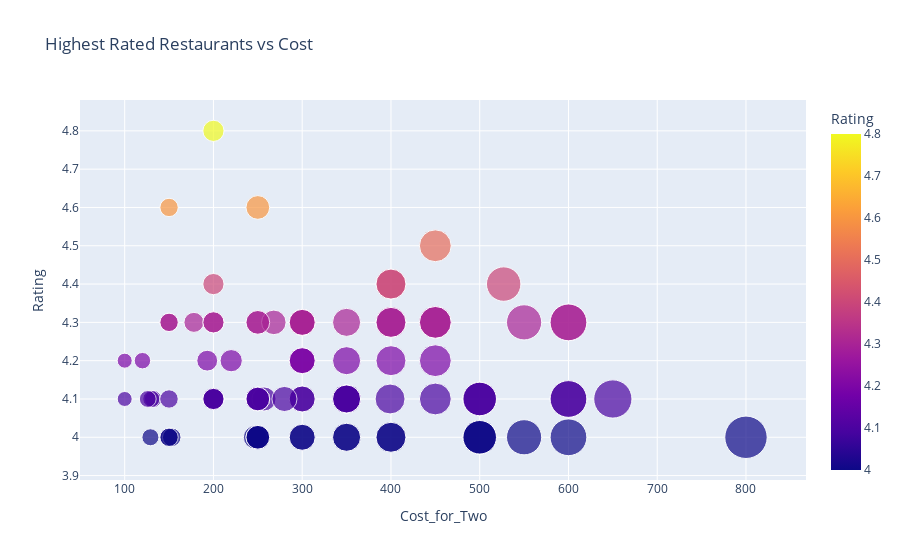

Notebook code cell kept with this figure:
### Code cell
fig = px.scatter(high_rated_restaurants, x='Cost_for_Two', y='Rating',
                 size='Cost_for_Two', color='Rating',size_max=30 ,
                 title='Highest Rated Restaurants vs Cost')
fig.show()

### Figure 1 — Plotly figure (JSON) as saved in the notebook; plotly's stock layout.template omitted (floating-point values rounded to 4 significant figures)
{"data": [{"hovertemplate": "Cost_for_Two=%{marker.size}<br>Rating=%{marker.color}<extra></extra>", "legendgroup": "", "marker": {"color": [4.1, 4.1, 4.2, 4, 4.4, 4.1, 4.2, 4.1, 4.1, 4.1, 4.1, 4.2, 4.1, 4.1, 4.3, 4, 4.1, 4.4, 4.3, 4, 4.3, 4.4, 4.5, 4.6, 4.3, 4.1, 4.1, 4, 4.1, 4, 4.2, 4.2, 4, 4.1, 4, 4.1, 4, 4, 4, 4.3, 4, 4, 4.3, 4.3, 4.3, 4.8, 4.1, 4.2, 4.3, 4, 4.1, 4, 4.2, 4.3, 4.3, 4.4, 4.2, 4.3, 4, 4, 4.6, 4, 4.3, 4.3, 4, 4.1, 4, 4, 4.3, 4.1, 4.1, 4.2, 4.3, 4.1, 4.1, 4.1, 4.1, 4.1, 4.1, 4.1, 4.1, 4.3, 4.2, 4.3, 4.3, 4.3, 4.3, 4.1, 4, 4.3, 4.1], "coloraxis": "coloraxis", "size": [100, 200, 450, 250, 400, 500, 300, 500, 300, 250, 450, 300, 350, 600, 400, 500, 399, 200, 300, 247, 450, 527, 450, 250, 250, 132, 650, 300, 130, 150, 300, 220, 500, 350, 400, 350, 153, 350, 550, 300, 250, 250, 400, 150, 178, 200, 350, 350, 300, 129, 500, 150, 400, 550, 450, 400, 120, 600, 400, 500, 150, 350, 150, 268, 300, 257, 600, 800, 400, 250, 300, 193, 200, 600, 200, 150, 350, 126, 200, 250, 250, 600, 100, 200, 350, 450, 300, 200, 250, 250, 280], "sizemode": "area", "sizeref": 0.8889, "symbol": "circle"}, "mode": "markers", "name": "", "orientation": "v", "showlegend": false, "type": "scatter", "x": [100, 200, 450, 250, 400, 500, 300, 500, 300, 250, 450, 300, 350, 600, 400, 500, 399, 200, 300, 247, 450, 527, 450, 250, 250, 132, 650, 300, 130, 150, 300, 220, 500, 350, 400, 350, 153, 350, 550, 300, 250, 250, 400, 150, 178, 200, 350, 350, 300, 129, 500, 150, 400, 550, 450, 400, 120, 600, 400, 500, 150, 350, 150, 268, 300, 257, 600, 800, 400, 250, 300, 193, 200, 600, 200, 150, 350, 126, 200, 250, 250, 600, 100, 200, 350, 450, 300, 200, 250, 250, 280], "xaxis": "x", "y": [4.1, 4.1, 4.2, 4, 4.4, 4.1, 4.2, 4.1, 4.1, 4.1, 4.1, 4.2, 4.1, 4.1, 4.3, 4, 4.1, 4.4, 4.3, 4, 4.3, 4.4, 4.5, 4.6, 4.3, 4.1, 4.1, 4, 4.1, 4, 4.2, 4.2, 4, 4.1, 4, 4.1, 4, 4, 4, 4.3, 4, 4, 4.3, 4.3, 4.3, 4.8, 4.1, 4.2, 4.3, 4, 4.1, 4, 4.2, 4.3, 4.3, 4.4, 4.2, 4.3, 4, 4, 4.6, 4, 4.3, 4.3, 4, 4.1, 4, 4, 4.3, 4.1, 4.1, 4.2, 4.3, 4.1, 4.1, 4.1, 4.1, 4.1, 4.1, 4.1, 4.1, 4.3, 4.2, 4.3, 4.3, 4.3, 4.3, 4.1, 4, 4.3, 4.1], "yaxis": "y"}], "layout": {"coloraxis": {"colorbar": {"title": {"text": "Rating"}}, "colorscale": [[0, "#0d0887"], [0.1111, "#46039f"], [0.2222, "#7201a8"], [0.3333, "#9c179e"], [0.4444, "#bd3786"], [0.5556, "#d8576b"], [0.6667, "#ed7953"], [0.7778, "#fb9f3a"], [0.8889, "#fdca26"], [1, "#f0f921"]]}, "legend": {"itemsizing": "constant", "tracegroupgap": 0}, "title": {"text": "Highest Rated Restaurants vs Cost"}, "xaxis": {"anchor": "y", "domain": [0, 1], "title": {"text": "Cost_for_Two"}}, "yaxis": {"anchor": "x", "domain": [0, 1], "title": {"text": "Rating"}}}}
